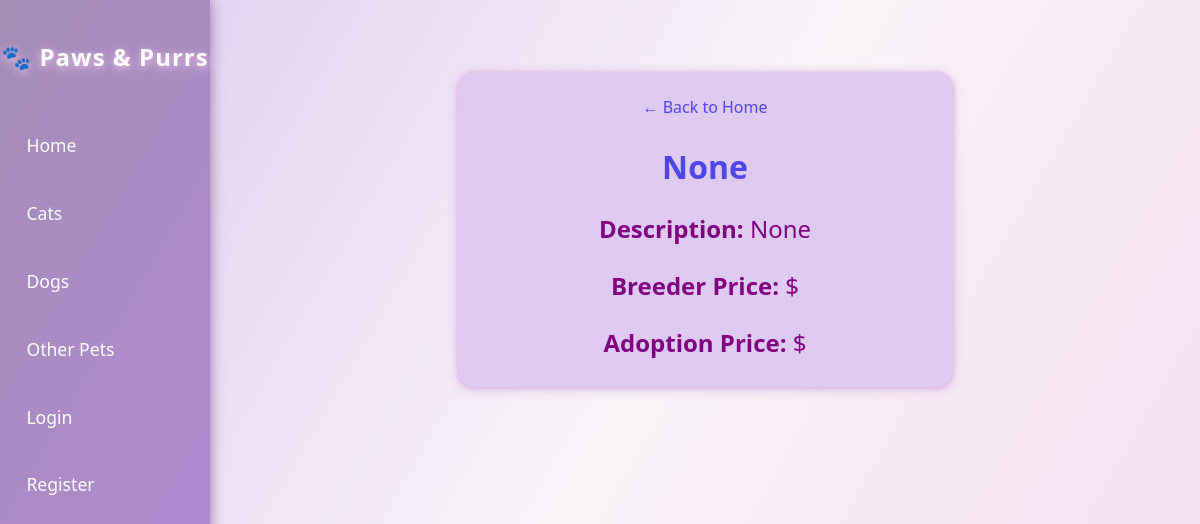
/item/Cats/3, run on an earlier commit of the app's database.
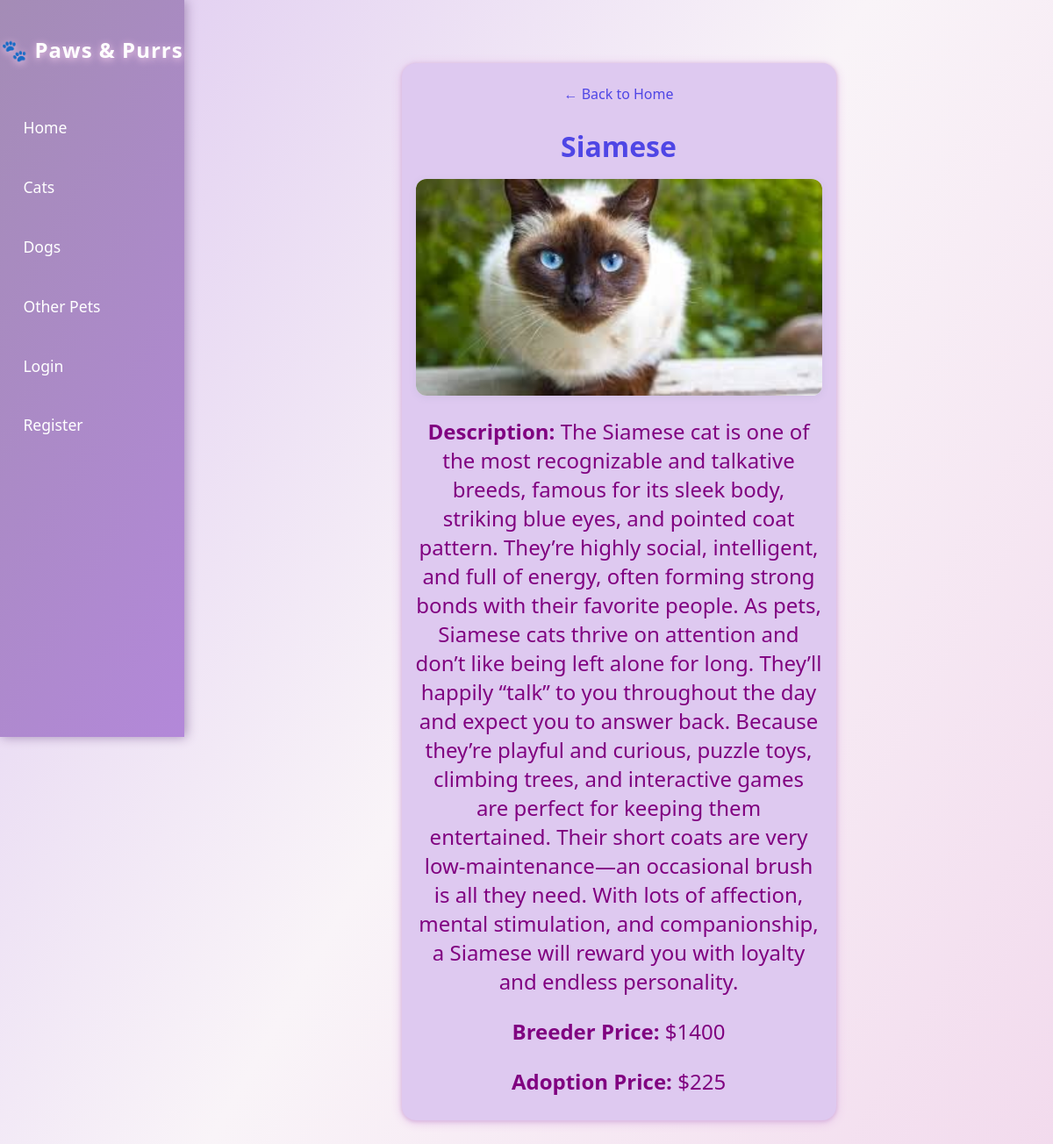
And on a later commit of the database.
### tables this page shows
CREATE TABLE Cats (ID INTEGER PRIMARY KEY, name TEXT, description TEXT, image TEXT, breeder_price INTEGER, adoption_price INTEGER);

### routes.py (the view)
@routes.route('/item/<table>/<int:item_id>')
def item_detail(table, item_id):
    if table not in ['Dogs', 'Cats', 'Other']:
        abort(404)
    db = get_db()
    cur = db.execute(f'SELECT * FROM {table} WHERE id = ?', (item_id,))
    item = cur.fetchone()
    cur.close()
    if item is None:
        abort(404)
    return render_template('item_detail.html', item=item)

### app.py (called while the page is built)
@app.teardown_appcontext
def close_connection(exception):
    db = getattr(g, '_database', None)
    if db is not None:
        db.close()

### routes.py (called while the page is built)
def get_db():
    db = getattr(g, '_database', None)
    if db is None:
        db = g._database = sqlite3.connect('Backpack.db')
        db.row_factory = sqlite3.Row
    return db

### templates/item_detail.html
{% extends "layout.html" %}
{% block content %}
<div class="container-box" style="max-width: 50%; margin: 40px auto;">
    <a href="{{ url_for('home') }}">&larr; Back to Home</a>
    <h2>{{ item['name'] }}</h2>
    {% if item['image'] %}
    <img src="{{ url_for('static', filename='images/' ~ item['image']) }}" alt="{{ item['name'] }}" style="width:100%; height:100%; display:block; margin-bottom: 1em; object-fit:contain;">
    {% endif %}
    <p><strong>Description:</strong> {{ item['description'] }}</p>
    {% if item['breeder_price'] is not none %}
    <p><strong>Breeder Price:</strong> ${{ item['breeder_price'] }}</p>
    {% endif %}
    {% if item['adoption_price'] is not none %}
    <p><strong>Adoption Price:</strong> ${{ item['adoption_price'] }}</p>
    {% endif %}
</div>
{% endblock %}

What changed in the data, as far as the page shows it:
now on this page (row edited): Cats: name "Siamese", image (picture), description "The Siamese cat is one of the most recognizable and talkative breeds, famous for its sleek body, striking blue eyes, and pointed coat pattern. They’re highly social, intelligent, and full of energy, often forming strong bonds with their favorite people. As pets, Siamese cats thrive on attention and don’t like being left alone for long. They’ll happily “talk” to you throughout the day and expect you to answer back. Because they’re playful and curious, puzzle toys, climbing trees, and interactive games are perfect for keeping them entertained. Their short coats are very low-maintenance—an occasional brush is all they need. With lots of affection, mental stimulation, and companionship, a…", breeder_price "1400", adoption_price "225"
Also different on the page:
{{ item['name'] }}: "None" → (not shown)
{{ item['description'] }}: "None" → (not shown)
